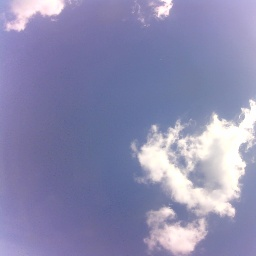
#> input picture v1/plugins/openCV/AppFiles/images/1.jpg, 256 x 256 px
$ python CloudApp.py AppFiles/images/1.jpg   (Python 2 division)
#> lines starting #> are read from the running program, lines starting #| are printed output that depends on the picture; after the words box and inside, x2 and y2 are one past the last pixel; in counts of white or black regions, pixels touching at a corner belong together
# This python program uses openCV and skimage to detect the percentage of cloud coverage in a camera image and uses this data
# to make a prediction of the weather. It also uses Caffe to classify the type of cloud environment that is observed.
#Usage: python CloudApp.py <image>.jpg
from __future__ import division
from skimage.segmentation import mark_boundaries
from skimage.segmentation import slic
from skimage.util import img_as_float
import sys, os
import numpy as np
os.environ['GLOG_minloglevel'] = '2' #This line hides Caffe's lengthy layer output
import caffe
import cv2

def run_caffe():
    print 'Initializing Caffe....\n'
    sys.path.insert(0, '.') #Make sure you are running from /AppFiles directory

    MODEL_FILE = 'AppFiles/deploy.prototxt'
    PRETRAINED = 'AppFiles/caffenet_train_iter_250.caffemodel'
    MEAN_FILE = np.load('AppFiles/mean.npy').mean(1).mean(1)
#> (reads v1/plugins/openCV/AppFiles/mean.npy from the repository)

    caffe.set_mode_cpu()
#> (this line was passed over: caffe is not available in this run)
#> (the call stopped at in run_caffe, `net = caffe.Classifier(MODEL_FILE, PRETRAINED, mean=MEAN_FILE, channel..`: caffe is not available in this run)
#> further down, input is the input picture: shape (256, 256, 3); mean B, G, R 176.5, 139.1, 140
    net = caffe.Classifier(MODEL_FILE, PRETRAINED,
                       mean=MEAN_FILE,
                       channel_swap=(2,1,0),
                       raw_scale=255,
                       image_dims=(64, 64))

    for arg in sys.argv[1:]:
        input_image = caffe.io.load_image(arg)

    print 'Classifying ' + arg + '.....\n'

    prediction = net.predict([input_image], oversample=False)
    output = net.forward()
    output_prob = output['prob'][0]  # the output probability vector for the first image in the batch

    # load ImageNet labels
    labels_file = 'AppFiles/synset_words.txt'
    labels = np.loadtxt(labels_file, str, delimiter='\t')
    # sort top five predictions from softmax output
    top_inds = output_prob.argsort()[::-1][:5]  # reverse sort and take five largest items
    for i in top_inds:
        per = output_prob[i] * 100
        print "{:10.4f}".format(per), 'percent accuracy for guess', labels[i]

    #viewing model weights
    net = caffe.Net(MODEL_FILE, PRETRAINED, caffe.TEST)
    params = ['conv1', 'conv2', 'fc6']
    # fc_params = {name: (weights, biases)}
    fc_params = {pr: (net.params[pr][0].data, net.params[pr][1].data) for pr in params}

    for fc in params:
        print '\n{} weights are {} dimensional and biases are {} dimensional'.format(fc, fc_params[fc][0].shape, fc_params[fc][1].shape)


def resize(im):
    height, width = 2592, 1944
    res = cv2.resize(im,(0,0), fx=0.5, fy=0.5)#resize photo to 1/4 original size
    return res

def superPixel(image):
    #def colors in HSV
    low_blue = np.array([90,50,50])
    high_blue = np.array([130,255,255])
    # show the output of SLIC
    print '\nPerforming superpixel calculations...\n'
    segments = slic(img_as_float(image), n_segments = 50, sigma = 5)#SLIC superpixel algorithm
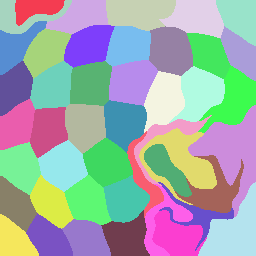
#> segments: shape (256, 256) int64; 45 distinct labels, from 1 to 45; one colour per label, 0 black
    '''Uncomment to see mapping of superpixels for each image
    fig = plt.figure("Superpixels")
    ax = fig.add_subplot(1, 1, 1)
    ax.imshow(mark_boundaries(img_as_float(cv2.cvtColor(image, cv2.COLOR_BGR2RGB)), segments))
    plt.axis("off")
    plt.show()
    '''
    bigMask = np.zeros(image.shape[:2], dtype = "uint8")
    finalBlue = image.copy()
    # loop over the unique segment values
    for (i, segVal) in enumerate(np.unique(segments)):
        # construct a mask for the segment
        mask = np.zeros(image.shape[:2], dtype = "uint8")
        mask[segments == segVal] = 255
        img = cv2.bitwise_and(image, image, mask = mask) #this is the current superpixel
        hsv = cv2.cvtColor(img, cv2.COLOR_BGR2HSV)  #view superpixel in HSV colors
        blueMask = cv2.inRange(hsv, low_blue, high_blue) #apply a blue mask to each superpixel
        bigMask += blueMask
#> this loop made 45 passes
#> pass 1, in superPixel, `blueMask = cv2.inRange(hsv, low_blue, high_blue)`:
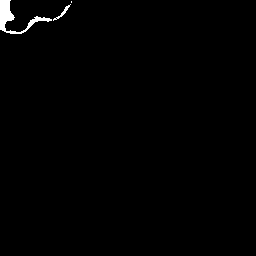
#> blueMask: shape (256, 256); 0.79% white; 3 white regions (1 under 20 px), largest, box (x1, y1, x2, y2) and area: (0, 0, 52, 34) 460, (53, 4, 71, 21) 55
#> after the loop:
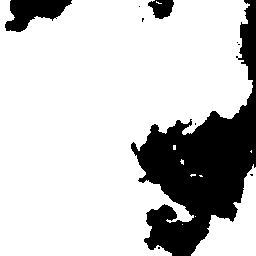
#> bigMask: shape (256, 256); 78.6% white; 10 black regions (7 under 20 px), largest, box (x1, y1, x2, y2) and area: (131, 0, 256, 256) 12432, (5, 0, 72, 32) 1239, (148, 0, 174, 19) 343
#> after the loop: hsv: shape (256, 256, 3); mean H, S, V 2.5, 1.5, 3.1
#> after the loop:
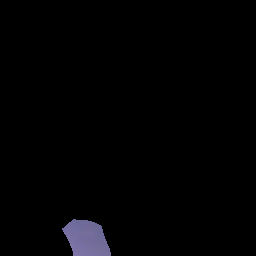
#> img: shape (256, 256, 3); mean B, G, R 3.1, 2.2, 2.3
#> after the loop:
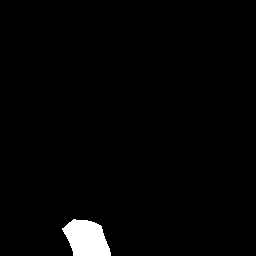
#> mask: shape (256, 256); 2% white; 1 white region, box (x1, y1, x2, y2) and area: (62, 219, 111, 256) 1313
    newMask = np.zeros(image.shape[:2], dtype = "uint8")
    newMask = cv2.bitwise_not(bigMask, newMask)       #flip the big mask so it finds everything that is not blue
    #calculations on percent cloud cover
    numCloudPix = cv2.countNonZero(newMask)
#> numCloudPix = 14035
    numTotalPix = cv2.countNonZero(bigMask) + numCloudPix #5038848?
#> numTotalPix = 65536
    percentCloudPix =  ((numCloudPix / numTotalPix) * 100)
#> percentCloudPix = 21.42
    finalBlue = cv2.bitwise_and(finalBlue, finalBlue, mask = newMask)  #apply non-blue mask to original image
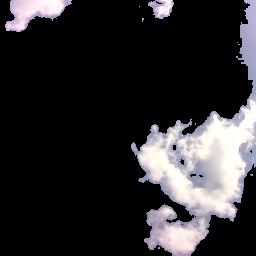
#> finalBlue: shape (256, 256, 3); mean B, G, R 45.7, 43.4, 45
    line = ("Cloud coverage: %d%%" % percentCloudPix)
#> line = 'Cloud coverage: 21%'
    if percentCloudPix >= 70:
        line = line + " Status: Overcast Clouds"
    elif percentCloudPix < 70 and percentCloudPix >= 25:
        line = line + " Status: Moderate Clouds"
    elif percentCloudPix < 25 and percentCloudPix >= 1 :
        line = line + " Status: Clear Skies"
#> line = 'Cloud coverage: 21% Status: Clear Skies'
    elif percentCloudPix < 1:
        line = "Cannot detect clouds: Camera is obstructed or it is night."
    finalBlue = resize(finalBlue)
#> in resize, `res = cv2.resize(im,(0,0), fx=0.5, fy=0.5)#resize photo to 1/4 origina..`:
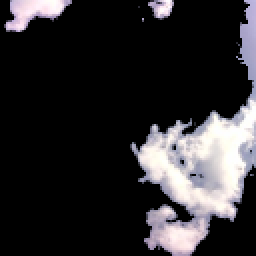
#> res: shape (128, 128, 3) (shown 2 times larger); mean B, G, R 45.7, 43.4, 45
    #cv2.putText(finalBlue,line,(5,950), cv2.FONT_HERSHEY_SIMPLEX, 1,(0,0,0),7)             #Uncomment these lines to print text on image
    #cv2.putText(finalBlue,line,(5,950), cv2.FONT_HERSHEY_SIMPLEX, 1,(255,255,255),2)
    print line
#| Cloud coverage: 21% Status: Clear Skies
    return finalBlue

if __name__ == '__main__':
    run_caffe()
    input = cv2.imread(sys.argv[1])
    input = input[0:1924, 0:1914]  #2592x1944   #crop photo to 2000x1940 (Removes camera lens from image)
    final = superPixel(input)
    #cv2.imwrite('out.jpg', final)  #Uncomment to save thresholded image.
    print 'Done.'
